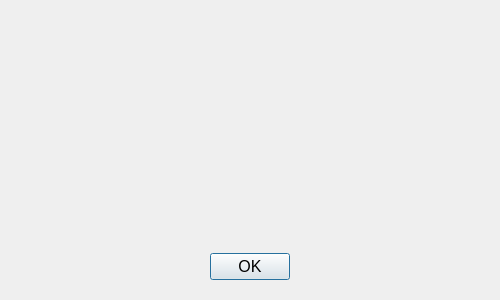
<?xml version="1.0" encoding="UTF-8"?>
<ui version="4.0">
 <class>Dialog</class>
 <widget class="QDialog" name="Dialog">
  <property name="windowModality">
   <enum>Qt::NonModal</enum>
  </property>
  <property name="geometry">
   <rect>
    <x>0</x>
    <y>0</y>
    <width>500</width>
    <height>300</height>
   </rect>
  </property>
  <property name="sizePolicy">
   <sizepolicy hsizetype="Expanding" vsizetype="Expanding">
    <horstretch>0</horstretch>
    <verstretch>0</verstretch>
   </sizepolicy>
  </property>
  <property name="windowTitle">
   <string>Error!</string>
  </property>
  <layout class="QVBoxLayout" name="verticalLayout">
   <item>
    <widget class="QLabel" name="label_Message">
     <property name="sizePolicy">
      <sizepolicy hsizetype="Expanding" vsizetype="Expanding">
       <horstretch>0</horstretch>
       <verstretch>0</verstretch>
      </sizepolicy>
     </property>
     <property name="font">
      <font>
       <pointsize>12</pointsize>
      </font>
     </property>
     <property name="text">
      <string/>
     </property>
     <property name="wordWrap">
      <bool>true</bool>
     </property>
    </widget>
   </item>
   <item>
    <widget class="QFrame" name="frame">
     <property name="sizePolicy">
      <sizepolicy hsizetype="Expanding" vsizetype="Fixed">
       <horstretch>0</horstretch>
       <verstretch>0</verstretch>
      </sizepolicy>
     </property>
     <layout class="QHBoxLayout" name="horizontalLayout">
      <item>
       <spacer name="horizontalSpacer_2">
        <property name="orientation">
         <enum>Qt::Horizontal</enum>
        </property>
        <property name="sizeHint" stdset="0">
         <size>
          <width>40</width>
          <height>20</height>
         </size>
        </property>
       </spacer>
      </item>
      <item>
       <widget class="QPushButton" name="pushButton_OK">
        <property name="font">
         <font>
          <pointsize>12</pointsize>
         </font>
        </property>
        <property name="text">
         <string>OK</string>
        </property>
       </widget>
      </item>
      <item>
       <spacer name="horizontalSpacer">
        <property name="orientation">
         <enum>Qt::Horizontal</enum>
        </property>
        <property name="sizeHint" stdset="0">
         <size>
          <width>40</width>
          <height>20</height>
         </size>
        </property>
       </spacer>
      </item>
     </layout>
    </widget>
   </item>
  </layout>
 </widget>
 <resources/>
 <connections/>
</ui>
